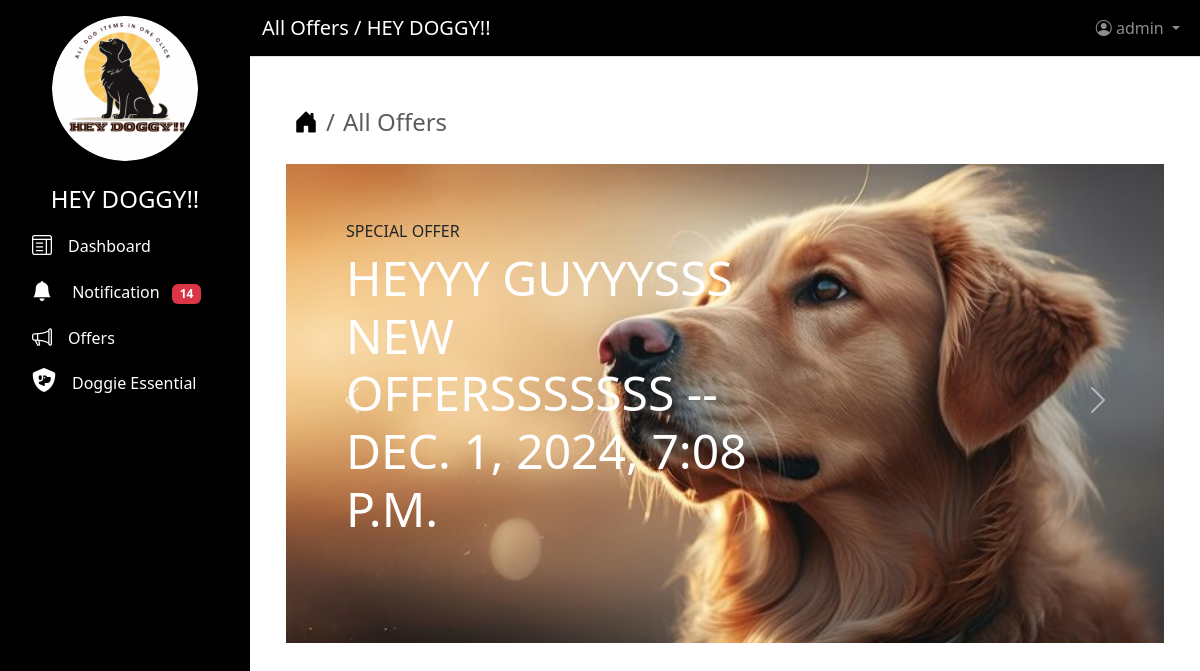
Page /view/offers (signed in) on the earlier database version.
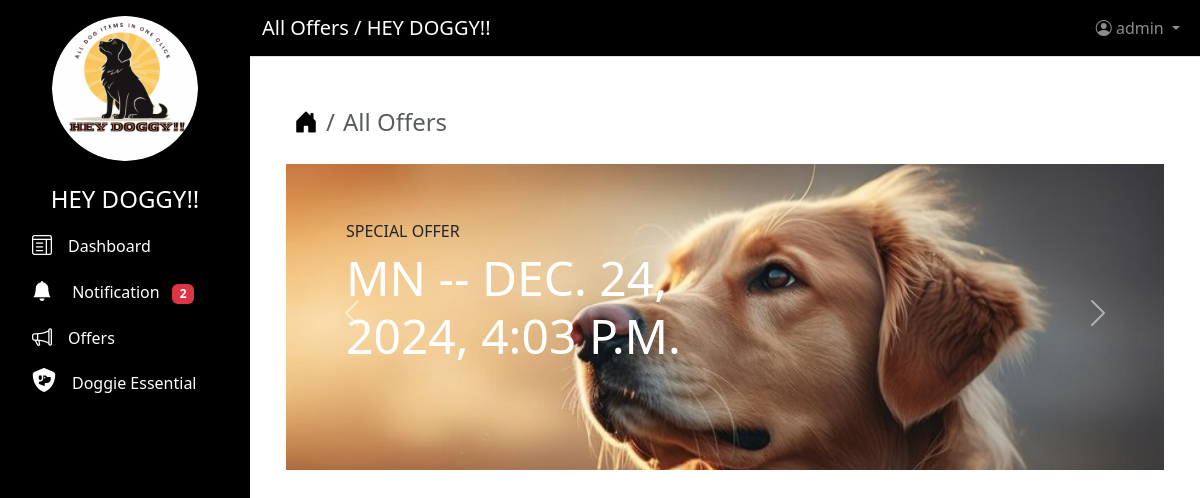
Same page on the later database version.
### users/models.py (models this page shows)
class Offers(models.Model):
    username = models.ForeignKey(CustomUser, on_delete=models.CASCADE)
    offers = models.CharField(max_length=250)
    time = models.DateTimeField(auto_now=True)

### users/views.py (the view)
# urls.py: path("view/offers", views.view_offers, name="view_offers"),
@login_required(login_url="signup")
def view_offers(request):
    context = {
        "page_title": "All Offers",
        "form": OfferForm(),
        "all_offers": Offers.objects.all().order_by("-id"),
        "counts": Notification.objects.filter(
            is_read=False, username=request.user
        ).count(),
    }
    return render(request, "add_view_offers.html", context)

### users/templates/add_view_offers.html (shortened to what this page needs)
{% extends "base.html" %}
{% block content %}
    {% load static %}
    <div class="container ms-2 mt-4">
        <nav aria-label="breadcrumb">
            <ol class="breadcrumb fs-4">
                <li class="breadcrumb-item">
                    <a href="{% url 'home' %}" class="text-decoration-none text-black"><i class="bi bi-house-door-fill"></i></a>
                </li>
                <li class="breadcrumb-item active" aria-current="page">All Offers</li>
            </ol>
        </nav>
    </div>
    <div class="container">
        {% if all_offers %}
            <div id="offersCarousel" class="carousel slide" data-bs-ride="carousel">
                <div class="carousel-inner">
                    {% for all_offer in all_offers %}
                        <div class="carousel-item {% if forloop.first %}active{% endif %}">
                            <div class="container-fluid mt-2"
                                 style="background-image: url('{% static 'image/op.jpg' %}');
                                        background-size: cover;
                                        background-repeat: no-repeat;
                                        position: relative;
                                        padding: 50px 0">
                                <div class="container py-2">
                                    <div class="row gx-5 justify-content-start">
                                        <div class="col-lg-7">
                                            <div class="ps-5 mb-5">
                                                <h6 class="text-dark text-uppercase">Special Offer</h6>
                                                <h1 class="display-5 text-uppercase text-white mb-0">{{ all_offer.offers }} -- {{ all_offer.time }}</h1>
                                            </div>
                                        </div>
                                    </div>
                                </div>
                            </div>
                        </div>
                    {% endfor %}
                </div>
                <button class="carousel-control-prev"
                        type="button"
                        data-bs-target="#offersCarousel"
                        data-bs-slide="prev">
                    <span class="carousel-control-prev-icon" aria-hidden="true"></span>
                </button>
                <button class="carousel-control-next"
                        type="button"
                        data-bs-target="#offersCarousel"
                        data-bs-slide="next">
                    <span class="carousel-control-next-icon" aria-hidden="true"></span>
                </button>
            </div>
        {% else %}
            <div class="alert alert-warning mt-3 text-center" role="alert">Currently No New Offers</div>
        {% endif %}
    </div>
{% endblock content %}

### users/templates/base.html (shortened to what this page needs)
<!DOCTYPE html>
<html lang="en">
  <head>
    {% load static %}
    <link href="https://cdnjs.cloudflare.com/ajax/libs/font-awesome/6.5.0/css/all.min.css"
          rel="stylesheet">
    <link rel="stylesheet"
          href="https://cdn.jsdelivr.net/npm/bootstrap-icons@1.11.3/font/bootstrap-icons.min.css">
    <link rel="stylesheet"
          href="https://cdnjs.cloudflare.com/ajax/libs/bootstrap/5.3.2/css/bootstrap.min.css" />
  </head>
  <body>
    <nav class="sidebar text-white p-3">
      <div class="d-grid col-8 mx-auto">
        <img src="{% static 'image/09.png' %}"
             alt="Logo"
             class="img-fluid rounded-circle"
             height="100"
             width="160">
      </div>
      <ul class="nav flex-column">
        <li class="nav-item">
          <h4 class="text-center mt-4">HEY DOGGY!!</h4>
        </li>
        <li class="nav-item">
          <a class="nav-link active text-decoration-none text-white"
             href="{% url 'dashboard' %}">
            <i class="bi bi-layout-text-window fs-5"></i><span class="ms-3">Dashboard</span>
          </a>
        </li>
        <li class="nav-item">
          <a class="nav-link active text-decoration-none text-white"
             href="{% url 'notification' %}">
            <i class="bi bi-bell-fill fs-5"></i>
            <span class="ms-3">Notification</span>
            <span class="badge bg-danger ms-2">{{ counts }}</span>
          </a>
        </li>
        <li class="nav-item">
          <a class="nav-link active text-decoration-none text-white"
             href="{% url 'view_offers' %}">
            <i class="bi bi-megaphone fs-5"></i><span class="ms-3">Offers</span>
          </a>
        </li>
        <li class="nav-item">
          <a class="nav-link active text-decoration-none text-white"
             href="{% url 'view_shop' %}">
            <i class="fa-solid fa-shield-dog fs-4"></i><span class="ms-3">Doggie Essential</span>
          </a>
        </li>
      </ul>
    </nav>
    <div class="main-content">
      <nav class="navbar navbar-expand-lg navbar-dark border-bottom"
           style="background-color: #000000">
        <div class="container-fluid">
          <a class="navbar-brand text-white" href="#">{{ page_title }} / HEY DOGGY!!</a>
          <ul class="navbar-nav ms-auto">
            <li class="nav-item dropdown">
              <a class="nav-link dropdown-toggle"
                 href="#"
                 id="navbarDropdown"
                 role="button"
                 data-bs-toggle="dropdown">
                <i class="bi bi-person-circle"></i> {{ user }}
              </a>
            </li>
          </ul>
        </div>
      </nav>
      <div class="content-area p-4">
        {% block content %}
        {% endblock content %}
      </div>
    </div>
  </body>
</html>

Differences in the rows shown:
removed Offers: offers "HEYYY GUYYYSSS NEW OFFERSSSSSSS", time "DEC. 1, 2024, 7:08 P.M."
added Offers: offers "MN", time "DEC. 24, 2024, 4:03 P.M."
Other differences:
{{ counts }}: "14" → "2"
